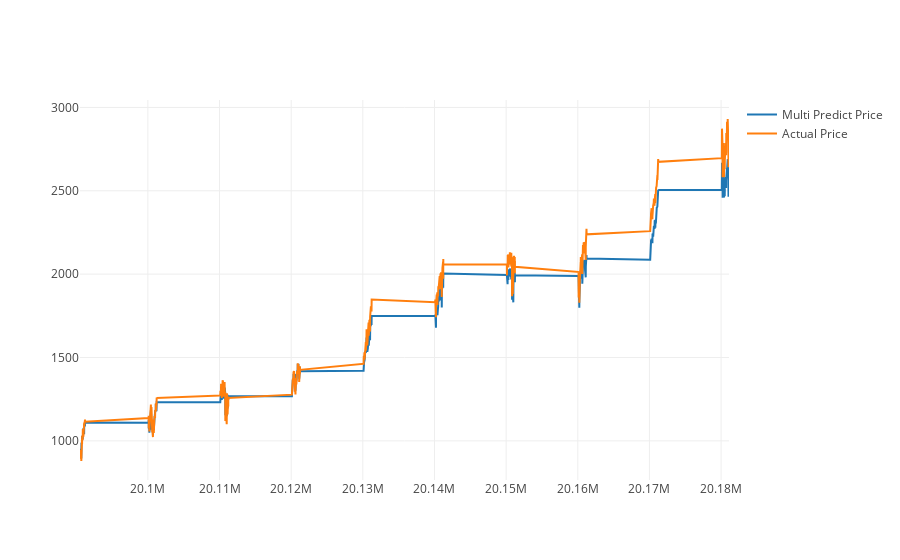

The code cell stored with this chart in its notebook:
### Code cell
predictDates = data.tail(len(inv_y)).index
actual_chart = go.Scatter(x=predictDates, y=inv_y, name= 'Actual Price')
multi_predict_chart = go.Scatter(x=predictDates, y=inv_yhat, name= 'Multi Predict Price')
#predict_chart = go.Scatter(x=predictDates, y=yhat_reshape, name= 'Predict Price')
#py.iplot([predict_chart, multi_predict_chart, actual_chart])
py.iplot([multi_predict_chart, actual_chart])

### Figure 1 — Plotly figure (JSON) as saved in the notebook; plotly's stock layout.template omitted (floating-point values rounded to 4 significant figures; data arrays with more than 128 entries replaced by an {"elided": "..."} marker saying what was removed)
{"data": [{"name": "Multi Predict Price", "type": "scatter", "uid": "1de9b9b3-19d8-486e-9fc8-ea1ee3dbad56", "x": {"elided": "2379 int values"}, "y": {"elided": "2379 float values"}}, {"name": "Actual Price", "type": "scatter", "uid": "371f06aa-9a2a-4e43-93dd-9e5ff3790585", "x": {"elided": "2379 int values"}, "y": {"elided": "2379 float values"}}], "layout": {}}
